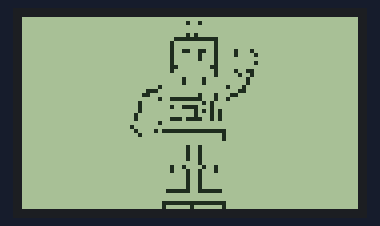
Bench run of a sketch on a simulated Arduino Uno, built with avr-gcc and run on an emulated ATmega328P. Parts: 84×48 one-colour display.

Above: at 0.1 s.
At 0.6 s:
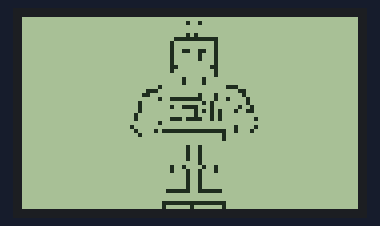
At 1.2 s:
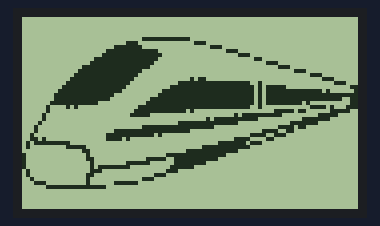
At 1.7 s:
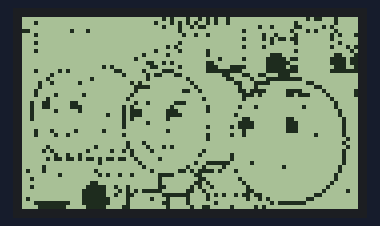

Measured:
- by itself, everything shown: repeats every 2.1 s, in 4 steps
- what the display in image 1 shows lasts 0.5 s, from 0.6 s to 1.1 s

The sketch:

slideshow.ino
```cpp
#include <Arduino.h>
#include <U8g2lib.h>

#ifdef U8X8_HAVE_HW_SPI
#include <SPI.h>
#endif
#ifdef U8X8_HAVE_HW_I2C
#include <Wire.h>
#endif

#define u8g_logo_width 64
#define u8g_logo_height 64

U8G2_PCD8544_84X48_1_4W_SW_SPI u8g2(U8G2_R0, /* clock=*/ 9, /* data=*/ 10, /* cs=*/ 13, /* dc=*/ 11, /* reset=*/ 12);  // Nokia 5110 Display

#define thomas_friends_width 84
#define thomas_friends_height 48
const unsigned char thomas_friends_bits[] PROGMEM= {
   0x00, 0x00, 0x00, 0x00, 0x28, 0x52, 0x09, 0x00, 0x80, 0x46, 0x00, 0x08,
   0x00, 0x00, 0x00, 0xa2, 0x4a, 0x09, 0x00, 0x10, 0x40, 0x00, 0x00, 0x00,
   0x00, 0x00, 0x88, 0x34, 0x00, 0x48, 0x30, 0x28, 0x00, 0x03, 0x10, 0x01,
   0x00, 0x80, 0x00, 0x80, 0x00, 0x88, 0x42, 0x00, 0x08, 0x00, 0x00, 0x00,
   0x00, 0x49, 0x00, 0x90, 0x10, 0xa0, 0x08, 0x00, 0x00, 0x00, 0x00, 0x00,
   0x00, 0x80, 0x50, 0x1b, 0x20, 0x00, 0x08, 0x00, 0x00, 0x00, 0x80, 0x00,
   0x00, 0x40, 0x10, 0x80, 0x00, 0x00, 0x00, 0x00, 0x00, 0x50, 0x00, 0x80,
   0x10, 0x00, 0x20, 0x0a, 0x08, 0x00, 0x00, 0x00, 0x82, 0x40, 0x00, 0x00,
   0x10, 0x00, 0x04, 0x00, 0x00, 0x00, 0x40, 0x10, 0x40, 0x00, 0xc0, 0x01,
   0xc0, 0x08, 0x00, 0x00, 0x00, 0x10, 0x00, 0x00, 0x82, 0xe0, 0x1b, 0xe0,
   0x0d, 0x00, 0x00, 0x00, 0x80, 0x29, 0xc0, 0x00, 0xe0, 0x07, 0xe0, 0x0d,
   0x00, 0x00, 0x50, 0x00, 0x83, 0xc0, 0xf1, 0xe0, 0x1b, 0xc0, 0x09, 0x08,
   0x0a, 0x80, 0x41, 0x38, 0xc0, 0x7f, 0xe0, 0x1f, 0xe0, 0x0f, 0x80, 0x00,
   0x00, 0x82, 0xc6, 0x00, 0x8c, 0x19, 0x07, 0x00, 0x00, 0x40, 0x00, 0x02,
   0x80, 0x00, 0x02, 0x18, 0xe2, 0x3f, 0x00, 0x00, 0x90, 0x40, 0x00, 0x28,
   0x00, 0x04, 0x60, 0x3c, 0x80, 0x01, 0x00, 0x10, 0x00, 0x00, 0xf0, 0x00,
   0x08, 0x40, 0x04, 0x00, 0x06, 0x00, 0x08, 0x00, 0x00, 0x10, 0x00, 0x13,
   0xc0, 0x1e, 0x3c, 0x08, 0x08, 0x08, 0x81, 0x00, 0x08, 0x00, 0x00, 0x80,
   0x0b, 0xec, 0x10, 0x08, 0x40, 0x00, 0x00, 0x04, 0x00, 0x20, 0x80, 0x00,
   0x00, 0x20, 0x00, 0x64, 0x30, 0x00, 0x90, 0xc0, 0x01, 0x00, 0x00, 0x00,
   0x40, 0x00, 0x64, 0x70, 0x00, 0x0a, 0x20, 0x40, 0x40, 0x04, 0x40, 0x40,
   0x00, 0x04, 0x41, 0x00, 0x3a, 0x70, 0x40, 0x00, 0x00, 0x00, 0x80, 0x00,
   0x04, 0x00, 0x20, 0x3a, 0xf0, 0x00, 0x20, 0x00, 0x00, 0x80, 0x00, 0x04,
   0x00, 0x00, 0x0a, 0x10, 0x00, 0x80, 0x01, 0x0c, 0x00, 0x01, 0x00, 0x00,
   0x00, 0x82, 0x00, 0x00, 0xc0, 0x03, 0x1c, 0x00, 0x01, 0x00, 0x00, 0x00,
   0x02, 0x00, 0x40, 0xd0, 0x03, 0x1c, 0x00, 0x01, 0x88, 0x20, 0x10, 0x00,
   0x10, 0x00, 0x80, 0x00, 0x1c, 0x00, 0x01, 0x08, 0x09, 0x00, 0x02, 0x00,
   0x40, 0x90, 0x00, 0x00, 0x02, 0x01, 0x00, 0x00, 0x00, 0x00, 0x00, 0x40,
   0x00, 0x00, 0x00, 0x00, 0x02, 0x00, 0x00, 0x00, 0x44, 0x00, 0x00, 0x00,
   0x00, 0x00, 0x00, 0x01, 0x40, 0x00, 0x04, 0x84, 0x28, 0x00, 0x00, 0x00,
   0x00, 0x00, 0x02, 0xa0, 0x00, 0x41, 0x0a, 0x01, 0x20, 0x00, 0x00, 0x00,
   0x00, 0x01, 0x00, 0x49, 0x00, 0x08, 0x00, 0x10, 0x10, 0x00, 0x00, 0x00,
   0x01, 0x40, 0x5b, 0x6b, 0x13, 0x04, 0x00, 0x10, 0x00, 0x00, 0x00, 0x01,
   0x00, 0x00, 0x08, 0x20, 0x00, 0xc8, 0x0f, 0x02, 0x00, 0x00, 0x01, 0x20,
   0x00, 0x00, 0x40, 0x00, 0x22, 0x04, 0x00, 0x02, 0x80, 0x00, 0x22, 0x00,
   0x04, 0x00, 0x81, 0xf5, 0x22, 0x00, 0x00, 0x80, 0x00, 0x00, 0x02, 0x28,
   0x09, 0x3c, 0x18, 0x00, 0x00, 0x00, 0x40, 0x00, 0x04, 0x00, 0x00, 0x00,
   0x04, 0x30, 0x40, 0x00, 0x00, 0x40, 0x00, 0x00, 0x00, 0x06, 0x00, 0x04,
   0x58, 0x80, 0x00, 0x00, 0x20, 0x00, 0x04, 0x00, 0x9f, 0x04, 0x0c, 0x94,
   0x00, 0x01, 0x00, 0x10, 0x00, 0x00, 0x80, 0x1f, 0xd5, 0x07, 0x26, 0x00,
   0x03, 0x00, 0x08, 0x02, 0x00, 0x80, 0x9f, 0x0c, 0xf8, 0x43, 0xa5, 0x0d,
   0x00, 0x06, 0x00, 0x02, 0x80, 0x3f, 0x04, 0x11, 0x42, 0x00, 0x29, 0x80,
   0x01, 0x00, 0xf8, 0x8f, 0x3f, 0x04, 0x18, 0x02, 0x01, 0x40, 0x7f, 0x00,
   0x00, 0xf0, 0x07, 0x1f, 0x06, 0x10, 0x64, 0x10, 0x14, 0x00, 0x00, 0x00 };


#define cartoon_robot_free_width 48
#define cartoon_robot_free_height 48
const static unsigned char cartoon_robot_free_bits[] PROGMEM = {
   0x00, 0x00, 0x00, 0x00, 0x00, 0x00, 0x00, 0x00, 0x80, 0x04, 0x00, 0x00,
   0x00, 0x00, 0x00, 0x00, 0x00, 0x00, 0x00, 0x00, 0x00, 0x00, 0x00, 0x00,
   0x00, 0x00, 0x80, 0x02, 0x00, 0x00, 0x00, 0x00, 0xf0, 0x7f, 0x00, 0x00,
   0x00, 0x00, 0x08, 0x40, 0x00, 0x00, 0x00, 0x00, 0x08, 0x40, 0x00, 0x00,
   0x00, 0x00, 0xc8, 0x4c, 0x88, 0x00, 0x00, 0x00, 0x08, 0x44, 0x08, 0x01,
   0x00, 0x00, 0x08, 0x44, 0x00, 0x00, 0x00, 0x00, 0x08, 0x40, 0x00, 0x01,
   0x00, 0x00, 0x18, 0x60, 0x00, 0x00, 0x00, 0x00, 0x08, 0x40, 0xc8, 0x00,
   0x00, 0x00, 0x00, 0x40, 0x90, 0x00, 0x00, 0x00, 0x40, 0x08, 0x40, 0x00,
   0x00, 0x00, 0x40, 0x08, 0x40, 0x00, 0x00, 0x00, 0x01, 0x00, 0x22, 0x00,
   0x00, 0xe0, 0x00, 0x00, 0x30, 0x00, 0x00, 0x30, 0x00, 0x44, 0x0c, 0x00,
   0x00, 0x00, 0xf9, 0x47, 0x02, 0x00, 0x00, 0x08, 0x00, 0x28, 0x00, 0x00,
   0x00, 0x08, 0xc8, 0x23, 0x00, 0x00, 0x00, 0x08, 0x00, 0xaa, 0x00, 0x00,
   0x00, 0x04, 0x00, 0xa2, 0x00, 0x00, 0x00, 0x04, 0xb8, 0xa7, 0x00, 0x00,
   0x00, 0x00, 0x01, 0x00, 0x00, 0x00, 0x00, 0x02, 0x00, 0x00, 0x00, 0x00,
   0x00, 0x84, 0xfe, 0xff, 0x01, 0x00, 0x00, 0x08, 0x00, 0x00, 0x01, 0x00,
   0x00, 0x00, 0x00, 0x00, 0x01, 0x00, 0x00, 0x00, 0x00, 0x00, 0x00, 0x00,
   0x00, 0x00, 0x80, 0x04, 0x00, 0x00, 0x00, 0x00, 0x80, 0x04, 0x00, 0x00,
   0x00, 0x00, 0x80, 0x04, 0x00, 0x00, 0x00, 0x00, 0x80, 0x04, 0x00, 0x00,
   0x00, 0x00, 0x00, 0x04, 0x00, 0x00, 0x00, 0x00, 0x48, 0x48, 0x00, 0x00,
   0x00, 0x00, 0x88, 0x44, 0x00, 0x00, 0x00, 0x00, 0x80, 0x04, 0x00, 0x00,
   0x00, 0x00, 0x80, 0x04, 0x00, 0x00, 0x00, 0x00, 0x80, 0x04, 0x00, 0x00,
   0x00, 0x00, 0x80, 0x04, 0x00, 0x00, 0x00, 0x00, 0xfc, 0xfc, 0x00, 0x00,
   0x00, 0x00, 0x00, 0x00, 0x00, 0x00, 0x00, 0x00, 0x00, 0x00, 0x00, 0x00,
   0x00, 0x00, 0xfe, 0xff, 0x01, 0x00, 0x00, 0x00, 0x02, 0x01, 0x01, 0x00 };

const static unsigned char cartoon_robot_free_wave_bits[] PROGMEM= {
   0x00, 0x00, 0x00, 0x00, 0x00, 0x00, 0x00, 0x00, 0x80, 0x04, 0x00, 0x00,
   0x00, 0x00, 0x00, 0x00, 0x00, 0x00, 0x00, 0x00, 0x00, 0x00, 0x00, 0x00,
   0x00, 0x00, 0x80, 0x02, 0x00, 0x00, 0x00, 0x00, 0xf0, 0x7f, 0x00, 0x00,
   0x00, 0x00, 0x08, 0x40, 0x00, 0x00, 0x00, 0x00, 0x08, 0x40, 0x00, 0x00,
   0x00, 0x00, 0xc8, 0x4c, 0x00, 0x00, 0x00, 0x00, 0x08, 0x44, 0x00, 0x00,
   0x00, 0x00, 0x08, 0x44, 0x00, 0x00, 0x00, 0x00, 0x08, 0x40, 0x00, 0x00,
   0x00, 0x00, 0x18, 0x60, 0x00, 0x00, 0x00, 0x00, 0x08, 0x40, 0x00, 0x00,
   0x00, 0x00, 0x00, 0x40, 0x00, 0x00, 0x00, 0x00, 0x40, 0x08, 0x00, 0x00,
   0x00, 0x00, 0x40, 0x08, 0x00, 0x00, 0x00, 0x00, 0x01, 0x00, 0x0e, 0x00,
   0x00, 0xe0, 0x00, 0x00, 0x30, 0x00, 0x00, 0x30, 0x00, 0x44, 0x20, 0x00,
   0x00, 0x00, 0xf9, 0x47, 0x42, 0x00, 0x00, 0x08, 0x00, 0x28, 0x40, 0x00,
   0x00, 0x08, 0xc8, 0x23, 0x90, 0x00, 0x00, 0x08, 0x00, 0xaa, 0xc8, 0x00,
   0x00, 0x04, 0x00, 0xa2, 0x00, 0x00, 0x00, 0x04, 0xb8, 0xa7, 0x00, 0x01,
   0x00, 0x00, 0x01, 0x00, 0x00, 0x00, 0x00, 0x02, 0x00, 0x00, 0x08, 0x01,
   0x00, 0x84, 0xfe, 0xff, 0x89, 0x00, 0x00, 0x08, 0x00, 0x00, 0x01, 0x00,
   0x00, 0x00, 0x00, 0x00, 0x01, 0x00, 0x00, 0x00, 0x00, 0x00, 0x00, 0x00,
   0x00, 0x00, 0x80, 0x04, 0x00, 0x00, 0x00, 0x00, 0x80, 0x04, 0x00, 0x00,
   0x00, 0x00, 0x80, 0x04, 0x00, 0x00, 0x00, 0x00, 0x80, 0x04, 0x00, 0x00,
   0x00, 0x00, 0x00, 0x04, 0x00, 0x00, 0x00, 0x00, 0x48, 0x48, 0x00, 0x00,
   0x00, 0x00, 0x88, 0x44, 0x00, 0x00, 0x00, 0x00, 0x80, 0x04, 0x00, 0x00,
   0x00, 0x00, 0x80, 0x04, 0x00, 0x00, 0x00, 0x00, 0x80, 0x04, 0x00, 0x00,
   0x00, 0x00, 0x80, 0x04, 0x00, 0x00, 0x00, 0x00, 0xfc, 0xfc, 0x00, 0x00,
   0x00, 0x00, 0x00, 0x00, 0x00, 0x00, 0x00, 0x00, 0x00, 0x00, 0x00, 0x00,
   0x00, 0x00, 0xfe, 0xff, 0x01, 0x00, 0x00, 0x00, 0x02, 0x01, 0x01, 0x00 };

#define bullet_train_scaled_width 84
#define bullet_train_scaled_height 38
const unsigned char bullet_train_scaled_bits[] PROGMEM= {
   0x00, 0x00, 0x00, 0xc0, 0xff, 0x03, 0x00, 0x00, 0x00, 0x00, 0x00, 0x00,
   0x00, 0x00, 0x1c, 0x00, 0x38, 0x00, 0x00, 0x00, 0x00, 0x00, 0x00, 0x00,
   0x80, 0x3f, 0x00, 0x80, 0x03, 0x00, 0x00, 0x00, 0x00, 0x00, 0x00, 0xe0,
   0xff, 0x03, 0x00, 0x38, 0x00, 0x00, 0x00, 0x00, 0x00, 0x00, 0xf0, 0xff,
   0x07, 0x00, 0xc0, 0x01, 0x00, 0x00, 0x00, 0x00, 0x00, 0xfc, 0xff, 0x03,
   0x00, 0x00, 0x0c, 0x00, 0x00, 0x00, 0x00, 0x00, 0xfe, 0xff, 0x01, 0x00,
   0x00, 0xe0, 0x00, 0x00, 0x00, 0x00, 0x80, 0xff, 0xff, 0x00, 0x00, 0x00,
   0x00, 0x07, 0x00, 0x00, 0x00, 0xc0, 0xff, 0x3f, 0x00, 0x00, 0x00, 0x00,
   0x70, 0x00, 0x00, 0x00, 0xe0, 0xff, 0x1f, 0x00, 0x00, 0x00, 0x00, 0x00,
   0x07, 0x00, 0x00, 0xf0, 0xff, 0x0f, 0x00, 0x34, 0x00, 0x00, 0x00, 0x38,
   0x00, 0x00, 0xf8, 0xff, 0x07, 0x80, 0xff, 0xff, 0x09, 0x00, 0xc0, 0x01,
   0x00, 0xfc, 0xff, 0x03, 0xe0, 0xff, 0xff, 0xeb, 0x03, 0x00, 0x0c, 0x00,
   0xfe, 0xff, 0x01, 0xf8, 0xff, 0xff, 0xeb, 0xff, 0x17, 0x08, 0x00, 0xff,
   0x7f, 0x00, 0xfc, 0xff, 0xff, 0xeb, 0xff, 0xff, 0x0f, 0x00, 0xff, 0x3f,
   0x00, 0xff, 0xff, 0xff, 0xeb, 0xff, 0xff, 0x0c, 0x80, 0xff, 0x07, 0x80,
   0xff, 0xff, 0xff, 0xeb, 0xbf, 0x00, 0x0c, 0x40, 0x28, 0x00, 0xe0, 0xff,
   0xff, 0xff, 0x09, 0x00, 0x2f, 0x0e, 0x40, 0x00, 0x00, 0xf0, 0xff, 0x05,
   0x00, 0x80, 0x6f, 0xe0, 0x03, 0x20, 0x00, 0x00, 0xf8, 0x00, 0x00, 0xa0,
   0xff, 0x01, 0x7c, 0x00, 0x20, 0x00, 0x00, 0x00, 0x00, 0x40, 0xff, 0x07,
   0xc0, 0x1f, 0x00, 0x10, 0x00, 0x00, 0x00, 0x80, 0xff, 0x3f, 0x00, 0xf8,
   0x03, 0x00, 0x08, 0x00, 0x00, 0xc0, 0xff, 0xff, 0x00, 0x00, 0x6f, 0x00,
   0x00, 0x08, 0x00, 0x80, 0xff, 0xff, 0x03, 0x00, 0xf0, 0x0c, 0x00, 0x00,
   0x04, 0x00, 0xe0, 0xff, 0x05, 0x00, 0x00, 0x9e, 0x03, 0x00, 0x00, 0x2c,
   0x00, 0xe0, 0x05, 0x00, 0x00, 0xe0, 0x61, 0x00, 0x00, 0x00, 0xfa, 0x0f,
   0x00, 0x00, 0x00, 0x00, 0xfe, 0x0e, 0x00, 0x00, 0x00, 0x02, 0xf8, 0x00,
   0x00, 0x00, 0xe0, 0xff, 0x01, 0x00, 0x00, 0x00, 0x00, 0x80, 0x01, 0x00,
   0x00, 0xfe, 0x3f, 0x00, 0x00, 0x00, 0x00, 0x01, 0x00, 0x01, 0x00, 0xf0,
   0xff, 0x07, 0x00, 0x00, 0x00, 0x00, 0x01, 0x00, 0x03, 0x80, 0xcf, 0xff,
   0x01, 0x00, 0x00, 0x00, 0x00, 0x01, 0x00, 0x02, 0xfc, 0xc0, 0x3f, 0x00,
   0x00, 0x00, 0x00, 0x00, 0x01, 0x00, 0xfa, 0x07, 0xe0, 0x07, 0x00, 0x00,
   0x00, 0x00, 0x00, 0x02, 0x00, 0x0e, 0x00, 0x70, 0x00, 0x00, 0x00, 0x00,
   0x00, 0x00, 0x02, 0x00, 0x03, 0x00, 0x0e, 0x00, 0x00, 0x00, 0x00, 0x00,
   0x00, 0x04, 0x00, 0x01, 0xc0, 0x01, 0x00, 0x00, 0x00, 0x00, 0x00, 0x00,
   0x38, 0x00, 0x81, 0x1f, 0x00, 0x00, 0x00, 0x00, 0x00, 0x00, 0x00, 0xc0,
   0xff, 0x1f, 0x00, 0x00, 0x00, 0x00, 0x00, 0x00, 0x00, 0x00 };


void setup() { // put your setup code here, to run once:

  u8g2.begin();
  u8g2.clearBuffer();
  u8g2.setDrawColor(1);
  u8g2.setBitmapMode(1);
}

void loop() { // put your main code here, to run repeatedly:

 u8g2.firstPage();

  do

  {

    u8g2.drawXBMP( 18, 0, cartoon_robot_free_width, cartoon_robot_free_height, cartoon_robot_free_bits);

  } while ( u8g2.nextPage() );

delay(500);

 u8g2.firstPage();

  do

  {

    u8g2.drawXBMP( 18, 0, cartoon_robot_free_width, cartoon_robot_free_height, cartoon_robot_free_wave_bits);

  } while ( u8g2.nextPage() );

delay(500);

u8g2.firstPage();

  do

  {

    u8g2.drawXBMP( 0, 5, bullet_train_scaled_width, bullet_train_scaled_height, bullet_train_scaled_bits);

  } while ( u8g2.nextPage() );

delay(500);

u8g2.firstPage();

  do

  {

    u8g2.drawXBMP( 0, 0, thomas_friends_width, thomas_friends_height, thomas_friends_bits);

  } while ( u8g2.nextPage() );

delay(500);


}
```
